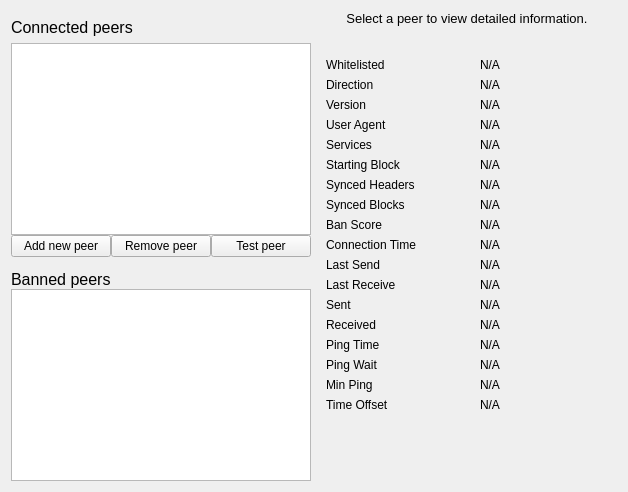
     <widget class="QWidget" name="tab_peers">
      <attribute name="title">
       <string>&amp;Peers</string>
      </attribute>
      <layout class="QGridLayout" name="gridLayout_2">
       <item row="0" column="0" rowspan="2">
        <layout class="QVBoxLayout" name="verticalLayout_101">
         <property name="spacing">
          <number>0</number>
         </property>
         <item>
          <widget class="QLabel" name="peerlistHeading">
           <property name="minimumSize">
            <size>
             <width>300</width>
             <height>32</height>
            </size>
           </property>
           <property name="maximumSize">
            <size>
             <width>16777215</width>
             <height>32</height>
            </size>
           </property>
           <property name="font">
            <font>
             <pointsize>12</pointsize>
            </font>
           </property>
           <property name="cursor">
            <cursorShape>IBeamCursor</cursorShape>
           </property>
           <property name="text">
            <string>Connected peers</string>
           </property>
          </widget>
         </item>
         <item>
          <widget class="QTableView" name="peerWidget">
           <property name="horizontalScrollBarPolicy">
            <enum>Qt::ScrollBarAsNeeded</enum>
           </property>
           <property name="tabKeyNavigation">
            <bool>false</bool>
           </property>
           <property name="sortingEnabled">
            <bool>true</bool>
           </property>
           <attribute name="horizontalHeaderHighlightSections">
            <bool>false</bool>
           </attribute>
          </widget>
         </item>
         <item>
          <layout class="QHBoxLayout" name="horizontalLayout_6">
           <property name="leftMargin">
            <number>0</number>
           </property>
           <property name="topMargin">
            <number>0</number>
           </property>
           <item>
            <widget class="QPushButton" name="peerAdd">
             <property name="cursor">
              <cursorShape>PointingHandCursor</cursorShape>
             </property>
             <property name="text">
              <string>Add new peer</string>
             </property>
            </widget>
           </item>
           <item>
            <widget class="QPushButton" name="peerRemove">
             <property name="cursor">
              <cursorShape>PointingHandCursor</cursorShape>
             </property>
             <property name="text">
              <string>Remove peer</string>
             </property>
            </widget>
           </item>
           <item>
            <widget class="QPushButton" name="peerTest">
             <property name="cursor">
              <cursorShape>PointingHandCursor</cursorShape>
             </property>
             <property name="text">
              <string>Test peer</string>
             </property>
            </widget>
           </item>
          </layout>
         </item>
         <item>
          <widget class="QLabel" name="banHeading">
           <property name="sizePolicy">
            <sizepolicy hsizetype="Preferred" vsizetype="Minimum">
             <horstretch>0</horstretch>
             <verstretch>0</verstretch>
            </sizepolicy>
           </property>
           <property name="minimumSize">
            <size>
             <width>300</width>
             <height>32</height>
            </size>
           </property>
           <property name="maximumSize">
            <size>
             <width>16777215</width>
             <height>32</height>
            </size>
           </property>
           <property name="font">
            <font>
             <pointsize>12</pointsize>
            </font>
           </property>
           <property name="cursor">
            <cursorShape>IBeamCursor</cursorShape>
           </property>
           <property name="text">
            <string>Banned peers</string>
           </property>
           <property name="alignment">
            <set>Qt::AlignBottom|Qt::AlignLeading|Qt::AlignLeft</set>
           </property>
           <property name="wordWrap">
            <bool>true</bool>
           </property>
           <property name="textInteractionFlags">
            <set>Qt::NoTextInteraction</set>
           </property>
          </widget>
         </item>
         <item>
          <widget class="QTableView" name="banlistWidget">
           <property name="sizePolicy">
            <sizepolicy hsizetype="Expanding" vsizetype="Expanding">
             <horstretch>0</horstretch>
             <verstretch>0</verstretch>
            </sizepolicy>
           </property>
           <property name="horizontalScrollBarPolicy">
            <enum>Qt::ScrollBarAsNeeded</enum>
           </property>
           <property name="tabKeyNavigation">
            <bool>false</bool>
           </property>
           <property name="sortingEnabled">
            <bool>true</bool>
           </property>
           <attribute name="horizontalHeaderHighlightSections">
            <bool>false</bool>
           </attribute>
          </widget>
         </item>
        </layout>
       </item>
       <item row="0" column="1">
        <widget class="QLabel" name="peerHeading">
         <property name="sizePolicy">
          <sizepolicy hsizetype="Preferred" vsizetype="Minimum">
           <horstretch>0</horstretch>
           <verstretch>0</verstretch>
          </sizepolicy>
         </property>
         <property name="minimumSize">
          <size>
           <width>300</width>
           <height>32</height>
          </size>
         </property>
         <property name="font">
          <font>
           <pointsize>10</pointsize>
          </font>
         </property>
         <property name="cursor">
          <cursorShape>IBeamCursor</cursorShape>
         </property>
         <property name="text">
          <string>Select a peer to view detailed information.</string>
         </property>
         <property name="alignment">
          <set>Qt::AlignHCenter|Qt::AlignTop</set>
         </property>
         <property name="wordWrap">
          <bool>true</bool>
         </property>
         <property name="textInteractionFlags">
          <set>Qt::LinksAccessibleByMouse|Qt::TextSelectableByKeyboard|Qt::TextSelectableByMouse</set>
         </property>
        </widget>
       </item>
       <item row="1" column="1">
        <widget class="QWidget" name="detailWidget" native="true">
         <property name="minimumSize">
          <size>
           <width>300</width>
           <height>0</height>
          </size>
         </property>
         <layout class="QGridLayout" name="gridLayout_3">
          <item row="0" column="0">
           <widget class="QLabel" name="label_30">
            <property name="text">
             <string>Whitelisted</string>
            </property>
           </widget>
          </item>
          <item row="0" column="2">
           <widget class="QLabel" name="peerWhitelisted">
            <property name="cursor">
             <cursorShape>IBeamCursor</cursorShape>
            </property>
            <property name="text">
             <string>N/A</string>
            </property>
            <property name="textFormat">
             <enum>Qt::PlainText</enum>
            </property>
            <property name="textInteractionFlags">
             <set>Qt::LinksAccessibleByMouse|Qt::TextSelectableByKeyboard|Qt::TextSelectableByMouse</set>
            </property>
           </widget>
          </item>
          <item row="1" column="0">
           <widget class="QLabel" name="label_23">
            <property name="text">
             <string>Direction</string>
            </property>
           </widget>
          </item>
          <item row="1" column="2">
           <widget class="QLabel" name="peerDirection">
            <property name="cursor">
             <cursorShape>IBeamCursor</cursorShape>
            </property>
            <property name="text">
             <string>N/A</string>
            </property>
            <property name="textFormat">
             <enum>Qt::PlainText</enum>
            </property>
            <property name="textInteractionFlags">
             <set>Qt::LinksAccessibleByMouse|Qt::TextSelectableByKeyboard|Qt::TextSelectableByMouse</set>
            </property>
           </widget>
          </item>
          <item row="2" column="0">
           <widget class="QLabel" name="label_21">
            <property name="text">
             <string>Version</string>
            </property>
           </widget>
          </item>
          <item row="2" column="2">
           <widget class="QLabel" name="peerVersion">
            <property name="cursor">
             <cursorShape>IBeamCursor</cursorShape>
            </property>
            <property name="text">
             <string>N/A</string>
            </property>
            <property name="textFormat">
             <enum>Qt::PlainText</enum>
            </property>
            <property name="textInteractionFlags">
             <set>Qt::LinksAccessibleByMouse|Qt::TextSelectableByKeyboard|Qt::TextSelectableByMouse</set>
            </property>
           </widget>
          </item>
          <item row="3" column="0">
           <widget class="QLabel" name="label_28">
            <property name="text">
             <string>User Agent</string>
            </property>
           </widget>
          </item>
          <item row="3" column="2">
           <widget class="QLabel" name="peerSubversion">
            <property name="cursor">
             <cursorShape>IBeamCursor</cursorShape>
            </property>
            <property name="text">
             <string>N/A</string>
            </property>
            <property name="textFormat">
             <enum>Qt::PlainText</enum>
            </property>
            <property name="textInteractionFlags">
             <set>Qt::LinksAccessibleByMouse|Qt::TextSelectableByKeyboard|Qt::TextSelectableByMouse</set>
            </property>
           </widget>
          </item>
          <item row="4" column="0">
           <widget class="QLabel" name="label_4">
            <property name="text">
             <string>Services</string>
            </property>
           </widget>
          </item>
          <item row="4" column="2">
           <widget class="QLabel" name="peerServices">
            <property name="cursor">
             <cursorShape>IBeamCursor</cursorShape>
            </property>
            <property name="text">
             <string>N/A</string>
            </property>
            <property name="textFormat">
             <enum>Qt::PlainText</enum>
            </property>
            <property name="textInteractionFlags">
             <set>Qt::LinksAccessibleByMouse|Qt::TextSelectableByKeyboard|Qt::TextSelectableByMouse</set>
            </property>
           </widget>
          </item>
          <item row="5" column="0">
           <widget class="QLabel" name="label_29">
            <property name="text">
             <string>Starting Block</string>
            </property>
           </widget>
          </item>
          <item row="5" column="2">
           <widget class="QLabel" name="peerHeight">
            <property name="cursor">
             <cursorShape>IBeamCursor</cursorShape>
            </property>
            <property name="text">
             <string>N/A</string>
            </property>
            <property name="textFormat">
             <enum>Qt::PlainText</enum>
            </property>
            <property name="textInteractionFlags">
             <set>Qt::LinksAccessibleByMouse|Qt::TextSelectableByKeyboard|Qt::TextSelectableByMouse</set>
            </property>
           </widget>
          </item>
          <item row="6" column="0">
           <widget class="QLabel" name="label_27">
            <property name="text">
             <string>Synced Headers</string>
            </property>
           </widget>
          </item>
          <item row="6" column="2">
           <widget class="QLabel" name="peerSyncHeight">
            <property name="cursor">
             <cursorShape>IBeamCursor</cursorShape>
            </property>
            <property name="text">
             <string>N/A</string>
            </property>
            <property name="textFormat">
             <enum>Qt::PlainText</enum>
            </property>
            <property name="textInteractionFlags">
             <set>Qt::LinksAccessibleByMouse|Qt::TextSelectableByKeyboard|Qt::TextSelectableByMouse</set>
            </property>
           </widget>
          </item>
          <item row="7" column="0">
           <widget class="QLabel" name="label_25">
            <property name="text">
             <string>Synced Blocks</string>
            </property>
           </widget>
          </item>
          <item row="7" column="2">
           <widget class="QLabel" name="peerCommonHeight">
            <property name="cursor">
             <cursorShape>IBeamCursor</cursorShape>
            </property>
            <property name="text">
             <string>N/A</string>
            </property>
            <property name="textFormat">
             <enum>Qt::PlainText</enum>
            </property>
            <property name="textInteractionFlags">
             <set>Qt::LinksAccessibleByMouse|Qt::TextSelectableByKeyboard|Qt::TextSelectableByMouse</set>
            </property>
           </widget>
          </item>
          <item row="8" column="0">
           <widget class="QLabel" name="label_24">
            <property name="text">
             <string>Ban Score</string>
            </property>
           </widget>
          </item>
          <item row="8" column="2">
           <widget class="QLabel" name="peerBanScore">
            <property name="cursor">
             <cursorShape>IBeamCursor</cursorShape>
            </property>
            <property name="text">
             <string>N/A</string>
            </property>
            <property name="textFormat">
             <enum>Qt::PlainText</enum>
            </property>
            <property name="textInteractionFlags">
             <set>Qt::LinksAccessibleByMouse|Qt::TextSelectableByKeyboard|Qt::TextSelectableByMouse</set>
            </property>
           </widget>
          </item>
          <item row="9" column="0">
           <widget class="QLabel" name="label_22">
            <property name="text">
             <string>Connection Time</string>
            </property>
           </widget>
          </item>
          <item row="9" column="2">
           <widget class="QLabel" name="peerConnTime">
            <property name="cursor">
             <cursorShape>IBeamCursor</cursorShape>
            </property>
            <property name="text">
             <string>N/A</string>
            </property>
            <property name="textFormat">
             <enum>Qt::PlainText</enum>
            </property>
            <property name="textInteractionFlags">
             <set>Qt::LinksAccessibleByMouse|Qt::TextSelectableByKeyboard|Qt::TextSelectableByMouse</set>
            </property>
           </widget>
          </item>
          <item row="10" column="0">
           <widget class="QLabel" name="label_15">
            <property name="text">
             <string>Last Send</string>
            </property>
           </widget>
          </item>
          <item row="10" column="2">
           <widget class="QLabel" name="peerLastSend">
            <property name="cursor">
             <cursorShape>IBeamCursor</cursorShape>
            </property>
            <property name="text">
             <string>N/A</string>
            </property>
            <property name="textFormat">
             <enum>Qt::PlainText</enum>
            </property>
            <property name="textInteractionFlags">
             <set>Qt::LinksAccessibleByMouse|Qt::TextSelectableByKeyboard|Qt::TextSelectableByMouse</set>
            </property>
           </widget>
          </item>
          <item row="11" column="0">
           <widget class="QLabel" name="label_19">
            <property name="text">
             <string>Last Receive</string>
            </property>
           </widget>
          </item>
          <item row="11" column="2">
           <widget class="QLabel" name="peerLastRecv">
            <property name="cursor">
             <cursorShape>IBeamCursor</cursorShape>
            </property>
            <property name="text">
             <string>N/A</string>
            </property>
            <property name="textFormat">
             <enum>Qt::PlainText</enum>
            </property>
            <property name="textInteractionFlags">
             <set>Qt::LinksAccessibleByMouse|Qt::TextSelectableByKeyboard|Qt::TextSelectableByMouse</set>
            </property>
           </widget>
          </item>
          <item row="12" column="0">
           <widget class="QLabel" name="label_18">
            <property name="text">
             <string>Sent</string>
            </property>
           </widget>
          </item>
          <item row="12" column="2">
           <widget class="QLabel" name="peerBytesSent">
            <property name="cursor">
             <cursorShape>IBeamCursor</cursorShape>
            </property>
            <property name="text">
             <string>N/A</string>
            </property>
            <property name="textFormat">
             <enum>Qt::PlainText</enum>
            </property>
            <property name="textInteractionFlags">
             <set>Qt::LinksAccessibleByMouse|Qt::TextSelectableByKeyboard|Qt::TextSelectableByMouse</set>
            </property>
           </widget>
          </item>
          <item row="13" column="0">
           <widget class="QLabel" name="label_20">
            <property name="text">
             <string>Received</string>
            </property>
           </widget>
          </item>
          <item row="13" column="2">
           <widget class="QLabel" name="peerBytesRecv">
            <property name="cursor">
             <cursorShape>IBeamCursor</cursorShape>
            </property>
            <property name="text">
             <string>N/A</string>
            </property>
            <property name="textFormat">
             <enum>Qt::PlainText</enum>
            </property>
            <property name="textInteractionFlags">
             <set>Qt::LinksAccessibleByMouse|Qt::TextSelectableByKeyboard|Qt::TextSelectableByMouse</set>
            </property>
           </widget>
          </item>
          <item row="14" column="0">
           <widget class="QLabel" name="label_26">
            <property name="text">
             <string>Ping Time</string>
            </property>
           </widget>
          </item>
          <item row="14" column="2">
           <widget class="QLabel" name="peerPingTime">
            <property name="cursor">
             <cursorShape>IBeamCursor</cursorShape>
            </property>
            <property name="text">
             <string>N/A</string>
            </property>
            <property name="textFormat">
             <enum>Qt::PlainText</enum>
            </property>
            <property name="textInteractionFlags">
             <set>Qt::LinksAccessibleByMouse|Qt::TextSelectableByKeyboard|Qt::TextSelectableByMouse</set>
            </property>
           </widget>
          </item>
          <item row="15" column="0">
           <widget class="QLabel" name="peerPingWaitLabel">
            <property name="toolTip">
             <string>The duration of a currently outstanding ping.</string>
            </property>
            <property name="text">
             <string>Ping Wait</string>
            </property>
           </widget>
          </item>
          <item row="15" column="2">
           <widget class="QLabel" name="peerPingWait">
            <property name="cursor">
             <cursorShape>IBeamCursor</cursorShape>
            </property>
            <property name="text">
             <string>N/A</string>
            </property>
            <property name="textFormat">
             <enum>Qt::PlainText</enum>
            </property>
            <property name="textInteractionFlags">
             <set>Qt::LinksAccessibleByMouse|Qt::TextSelectableByKeyboard|Qt::TextSelectableByMouse</set>
            </property>
           </widget>
          </item>
          <item row="16" column="0">
           <widget class="QLabel" name="peerMinPingLabel">
            <property name="text">
             <string>Min Ping</string>
            </property>
           </widget>
          </item>
          <item row="16" column="2">
           <widget class="QLabel" name="peerMinPing">
            <property name="cursor">
             <cursorShape>IBeamCursor</cursorShape>
            </property>
            <property name="text">
             <string>N/A</string>
            </property>
            <property name="textFormat">
             <enum>Qt::PlainText</enum>
            </property>
            <property name="textInteractionFlags">
             <set>Qt::LinksAccessibleByMouse|Qt::TextSelectableByKeyboard|Qt::TextSelectableByMouse</set>
            </property>
           </widget>
          </item>
          <item row="17" column="0">
           <widget class="QLabel" name="label_timeoffset">
            <property name="text">
             <string>Time Offset</string>
            </property>
           </widget>
          </item>
          <item row="17" column="2">
           <widget class="QLabel" name="timeoffset">
            <property name="cursor">
             <cursorShape>IBeamCursor</cursorShape>
            </property>
            <property name="text">
             <string>N/A</string>
            </property>
            <property name="textFormat">
             <enum>Qt::PlainText</enum>
            </property>
            <property name="textInteractionFlags">
             <set>Qt::LinksAccessibleByMouse|Qt::TextSelectableByKeyboard|Qt::TextSelectableByMouse</set>
            </property>
           </widget>
          </item>
          <item row="18" column="1">
           <spacer name="verticalSpacer_3">
            <property name="orientation">
             <enum>Qt::Vertical</enum>
            </property>
            <property name="sizeHint" stdset="0">
             <size>
              <width>20</width>
              <height>40</height>
             </size>
            </property>
           </spacer>
          </item>
         </layout>
        </widget>
       </item>
      </layout>
     </widget>
